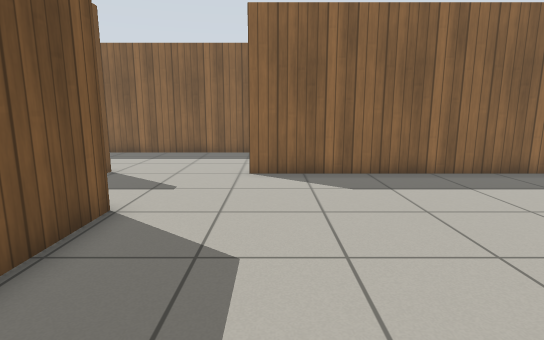
[1] (above)

20 first-person views from a walk through a Gazebo world. The camera is 0.94 m above the floor, tilts 10° down and sees 80° across. The floor is counted in squares, 0.5 m on a side. Each view is taken from the middle of a square. On the plan, view 1 faces up. The plan holds only what a view shows up to about 17 squares ahead; the rest is blank. Gazebo's built-in surfaces are drawn with simple patterns.

[2]
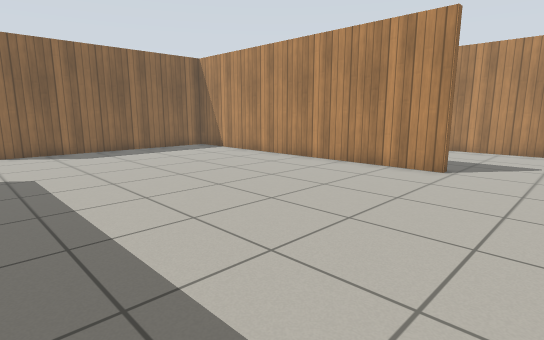

[3]
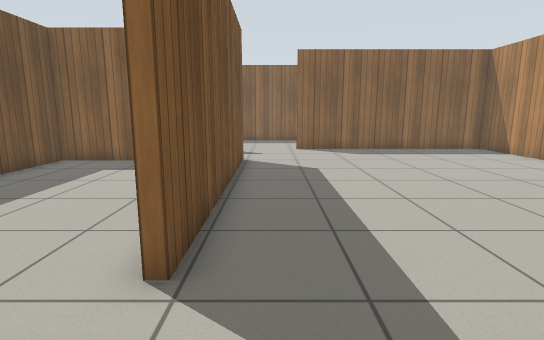

[4]
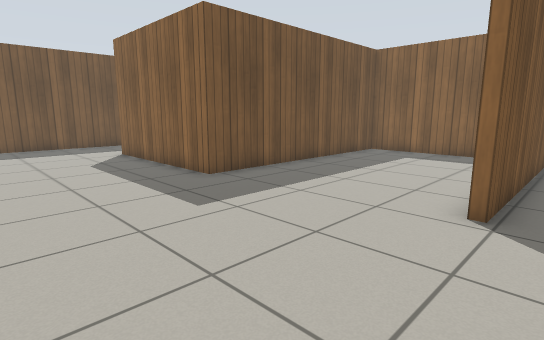

[5]
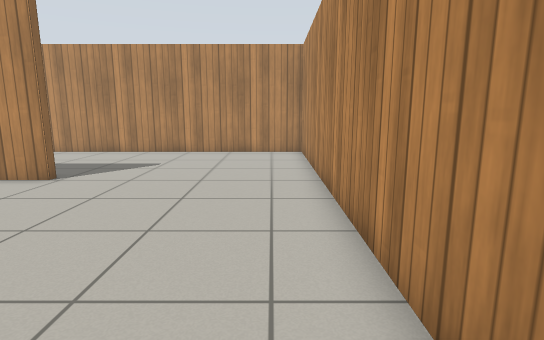

[6]
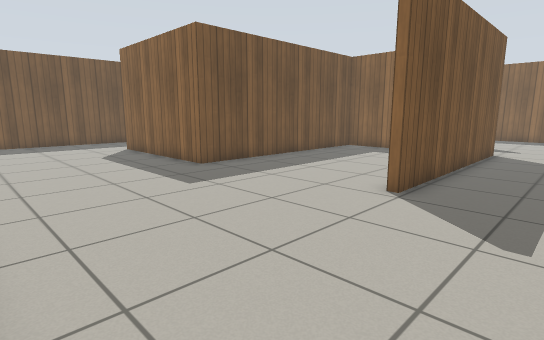

[7]
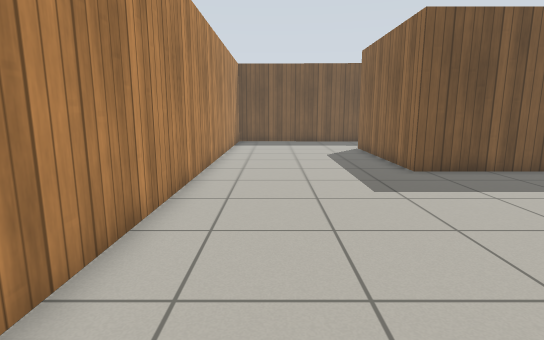

[8]
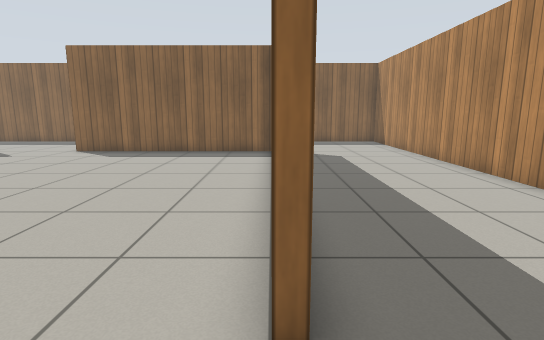

[9]
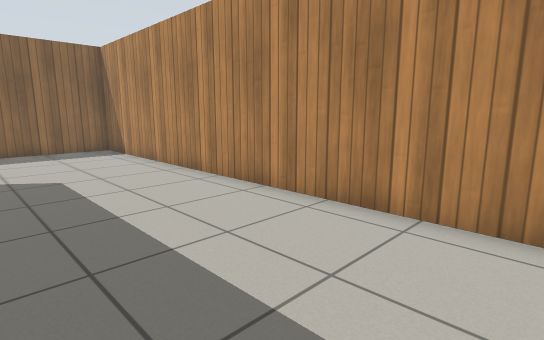

[10]
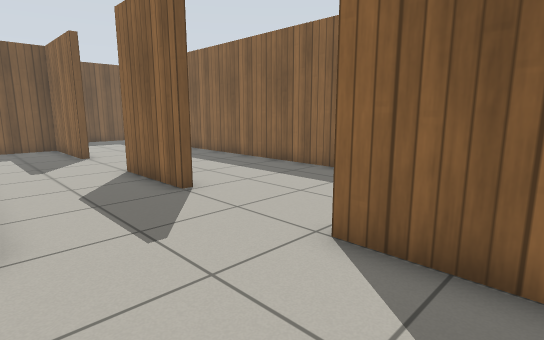

[11]
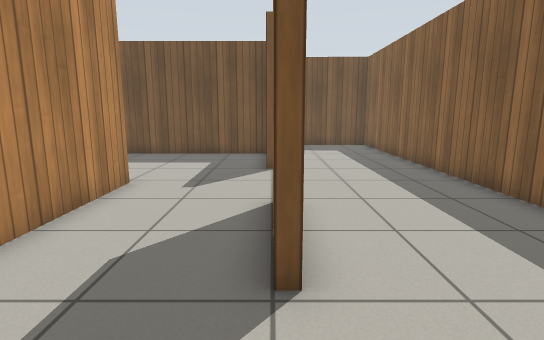

[12]
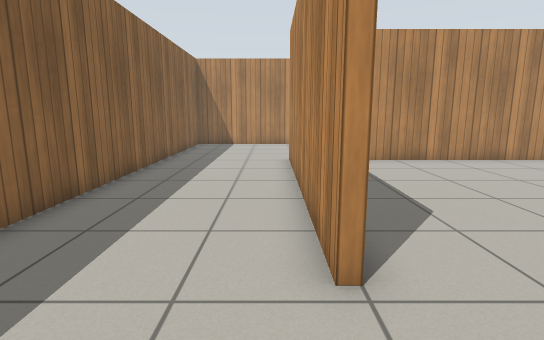

[13]
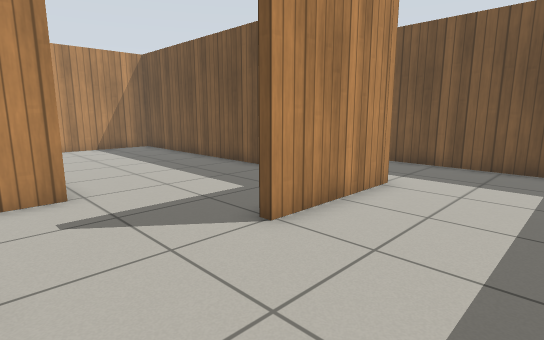

[14]
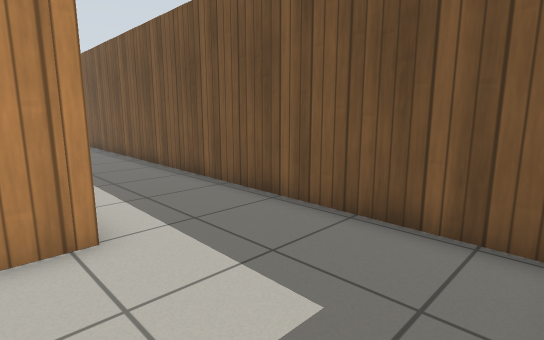

[15]
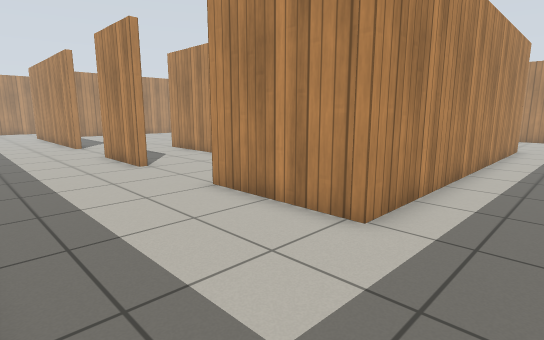

[16]
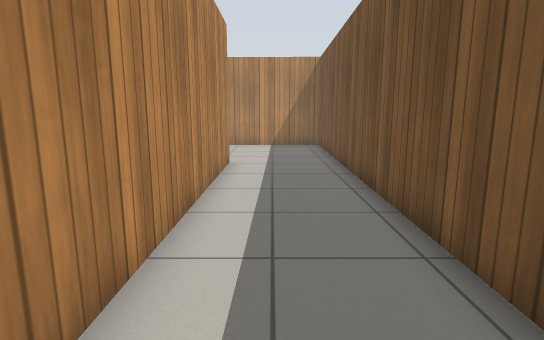

[17]
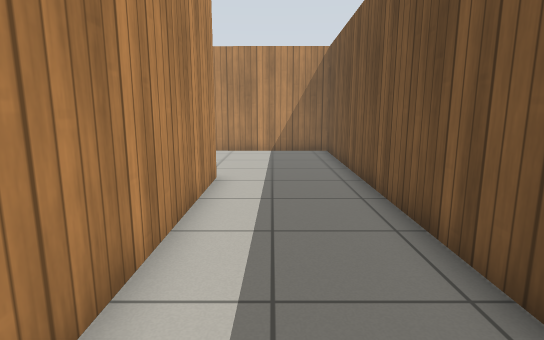

[18]
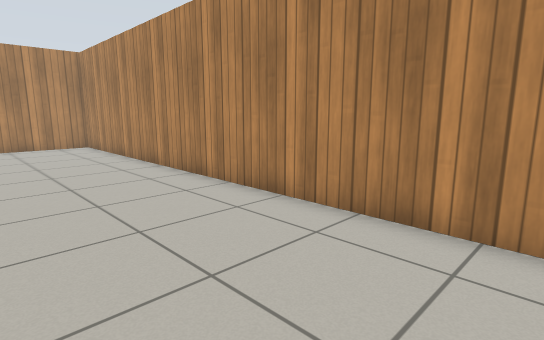

[19]
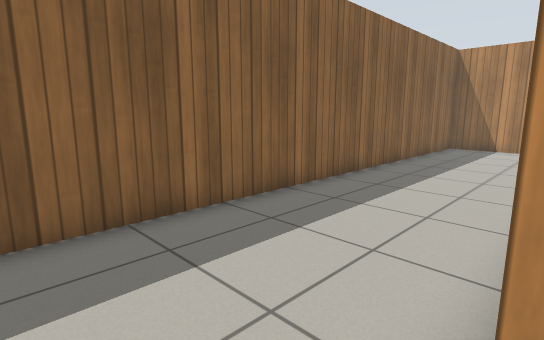

[20]
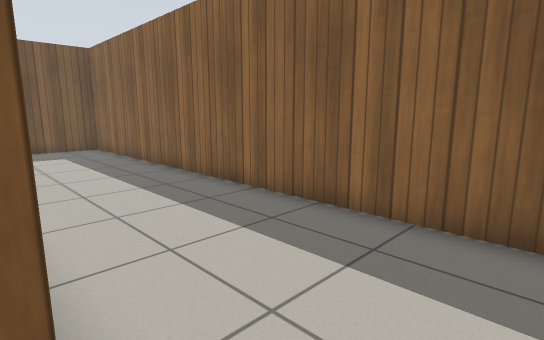

### Floor plan
Ten units are one square. View 1 is at (0, 0); x grows to the right and y downward. Boxes are objects, and circles mark ways between rooms. Rooms are numbered by the first view taken in them; rooms with no view inside come last. Other rooms are left out.
<svg viewBox="-222 -159 385 279">
<path fill="none" stroke="#000" d="M-32 -61 -32 36M-55 -58 -104 -58 -104 44 -174 44 -174 -101M94 37 90 37 90 -100 -7 -100 -7 -103 94 -103M-213 -114 -217 112 158 115 158 -154 -14 -154M-107 -61 -40 -61M-128 -98 -171 -98 -171 28M-88 -103 -51 -103M-51 -100 -88 -100M-174 -101 -128 -101M-14 -154 -212 -154 -213 -114M-157 41 -127 41"/>
<circle cx="-12" cy="-110" r="3" fill="#2a7"/>
<circle cx="-190" cy="-107" r="3" fill="#2a7"/>
<text x="0" y="0">1</text>
<text x="-110" y="-80">2</text>
</svg>
Room 1 opens to room 2.

Where each view was taken, in squares from view 1:
view 1: 0 up, 0 right, facing up
view 2: 7 down, 2 left, facing up-right
view 3: 7 down, 2 left, facing up
view 4: 10 down, 2 left, facing up-left
view 5: 10 down, 0 right, facing right
view 6: 11 down, 0 right, facing up-left
view 7: 9 down, 0 right, facing left
view 8: 6 down, 9 right, facing up
view 9: 2 down, 10 right, facing up-right
view 10: 6 up, 2 right, facing up-left
view 11: 10 up, 2 left, facing left
view 12: 11 up, 4 left, facing right
view 13: 14 up, 9 left, facing down-left
view 14: 15 up, 16 left, facing down-left
view 15: 15 up, 20 left, facing down-right
view 16: 8 up, 19 left, facing down
view 17: 5 up, 19 left, facing down
view 18: 6 down, 4 left, facing down-right
view 19: 10 up, 3 left, facing up-right
view 20: 10 up, 3 left, facing up-left
